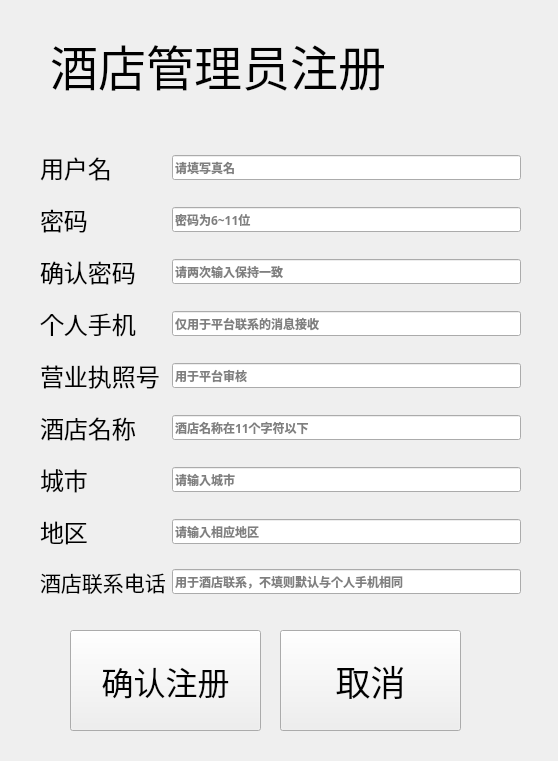
<?xml version="1.0" encoding="UTF-8"?>
<ui version="4.0">
 <class>hotelregister</class>
 <widget class="QWidget" name="hotelregister">
  <property name="geometry">
   <rect>
    <x>0</x>
    <y>0</y>
    <width>558</width>
    <height>761</height>
   </rect>
  </property>
  <property name="font">
   <font>
    <family>微软雅黑</family>
    <weight>75</weight>
    <bold>true</bold>
   </font>
  </property>
  <property name="windowTitle">
   <string>Form</string>
  </property>
  <widget class="QLabel" name="label">
   <property name="geometry">
    <rect>
     <x>50</x>
     <y>30</y>
     <width>431</width>
     <height>71</height>
    </rect>
   </property>
   <property name="font">
    <font>
     <family>微软雅黑</family>
     <pointsize>36</pointsize>
     <weight>50</weight>
     <bold>false</bold>
    </font>
   </property>
   <property name="text">
    <string>酒店管理员注册</string>
   </property>
  </widget>
  <widget class="QWidget" name="layoutWidget">
   <property name="geometry">
    <rect>
     <x>40</x>
     <y>140</y>
     <width>481</width>
     <height>471</height>
    </rect>
   </property>
   <layout class="QGridLayout" name="gridLayout">
    <item row="0" column="1">
     <widget class="QLineEdit" name="lineAccount">
      <property name="placeholderText">
       <string>请填写真名</string>
      </property>
     </widget>
    </item>
    <item row="2" column="0">
     <widget class="QLabel" name="label_4">
      <property name="font">
       <font>
        <family>微软雅黑</family>
        <pointsize>18</pointsize>
        <weight>50</weight>
        <bold>false</bold>
       </font>
      </property>
      <property name="text">
       <string>确认密码</string>
      </property>
     </widget>
    </item>
    <item row="4" column="1">
     <widget class="QLineEdit" name="lineLisence">
      <property name="placeholderText">
       <string>用于平台审核</string>
      </property>
     </widget>
    </item>
    <item row="1" column="1">
     <widget class="QLineEdit" name="linePassword">
      <property name="echoMode">
       <enum>QLineEdit::Password</enum>
      </property>
      <property name="placeholderText">
       <string>密码为6~11位</string>
      </property>
     </widget>
    </item>
    <item row="5" column="1">
     <widget class="QLineEdit" name="lineHotelName">
      <property name="placeholderText">
       <string>酒店名称在11个字符以下</string>
      </property>
     </widget>
    </item>
    <item row="2" column="1">
     <widget class="QLineEdit" name="linePassword2">
      <property name="echoMode">
       <enum>QLineEdit::Password</enum>
      </property>
      <property name="placeholderText">
       <string>请两次输入保持一致</string>
      </property>
     </widget>
    </item>
    <item row="6" column="0">
     <widget class="QLabel" name="label_7">
      <property name="font">
       <font>
        <family>微软雅黑</family>
        <pointsize>18</pointsize>
        <weight>50</weight>
        <bold>false</bold>
       </font>
      </property>
      <property name="text">
       <string>城市</string>
      </property>
     </widget>
    </item>
    <item row="3" column="1">
     <widget class="QLineEdit" name="linePhone">
      <property name="placeholderText">
       <string>仅用于平台联系的消息接收</string>
      </property>
     </widget>
    </item>
    <item row="6" column="1">
     <widget class="QLineEdit" name="lineAddress">
      <property name="placeholderText">
       <string>请输入城市</string>
      </property>
     </widget>
    </item>
    <item row="8" column="1">
     <widget class="QLineEdit" name="lineConsolePhone">
      <property name="placeholderText">
       <string>用于酒店联系，不填则默认与个人手机相同</string>
      </property>
     </widget>
    </item>
    <item row="1" column="0">
     <widget class="QLabel" name="label_3">
      <property name="font">
       <font>
        <family>微软雅黑</family>
        <pointsize>18</pointsize>
        <weight>50</weight>
        <bold>false</bold>
       </font>
      </property>
      <property name="text">
       <string>密码</string>
      </property>
     </widget>
    </item>
    <item row="5" column="0">
     <widget class="QLabel" name="label_6">
      <property name="font">
       <font>
        <family>微软雅黑</family>
        <pointsize>18</pointsize>
        <weight>50</weight>
        <bold>false</bold>
       </font>
      </property>
      <property name="text">
       <string>酒店名称</string>
      </property>
     </widget>
    </item>
    <item row="4" column="0">
     <widget class="QLabel" name="label_10">
      <property name="font">
       <font>
        <family>微软雅黑</family>
        <pointsize>18</pointsize>
        <weight>50</weight>
        <bold>false</bold>
       </font>
      </property>
      <property name="text">
       <string>营业执照号</string>
      </property>
     </widget>
    </item>
    <item row="3" column="0">
     <widget class="QLabel" name="label_5">
      <property name="font">
       <font>
        <family>微软雅黑</family>
        <pointsize>18</pointsize>
        <weight>50</weight>
        <bold>false</bold>
       </font>
      </property>
      <property name="text">
       <string>个人手机</string>
      </property>
     </widget>
    </item>
    <item row="0" column="0">
     <widget class="QLabel" name="label_2">
      <property name="font">
       <font>
        <family>微软雅黑</family>
        <pointsize>18</pointsize>
        <weight>50</weight>
        <bold>false</bold>
       </font>
      </property>
      <property name="text">
       <string>用户名</string>
      </property>
     </widget>
    </item>
    <item row="8" column="0">
     <widget class="QLabel" name="label_8">
      <property name="font">
       <font>
        <family>微软雅黑</family>
        <pointsize>16</pointsize>
        <weight>50</weight>
        <bold>false</bold>
       </font>
      </property>
      <property name="text">
       <string>酒店联系电话</string>
      </property>
     </widget>
    </item>
    <item row="7" column="0">
     <widget class="QLabel" name="label_9">
      <property name="font">
       <font>
        <family>微软雅黑</family>
        <pointsize>18</pointsize>
        <weight>50</weight>
        <bold>false</bold>
       </font>
      </property>
      <property name="text">
       <string>地区</string>
      </property>
     </widget>
    </item>
    <item row="7" column="1">
     <widget class="QLineEdit" name="lineDistrict">
      <property name="placeholderText">
       <string>请输入相应地区</string>
      </property>
     </widget>
    </item>
   </layout>
  </widget>
  <widget class="QPushButton" name="btnEnter">
   <property name="geometry">
    <rect>
     <x>70</x>
     <y>630</y>
     <width>191</width>
     <height>101</height>
    </rect>
   </property>
   <property name="font">
    <font>
     <family>微软雅黑</family>
     <pointsize>24</pointsize>
     <weight>50</weight>
     <bold>false</bold>
    </font>
   </property>
   <property name="text">
    <string>确认注册</string>
   </property>
  </widget>
  <widget class="QPushButton" name="btnCancle">
   <property name="geometry">
    <rect>
     <x>280</x>
     <y>630</y>
     <width>181</width>
     <height>101</height>
    </rect>
   </property>
   <property name="font">
    <font>
     <family>微软雅黑</family>
     <pointsize>26</pointsize>
     <weight>50</weight>
     <bold>false</bold>
    </font>
   </property>
   <property name="text">
    <string>取消</string>
   </property>
  </widget>
 </widget>
 <resources/>
 <connections/>
</ui>
